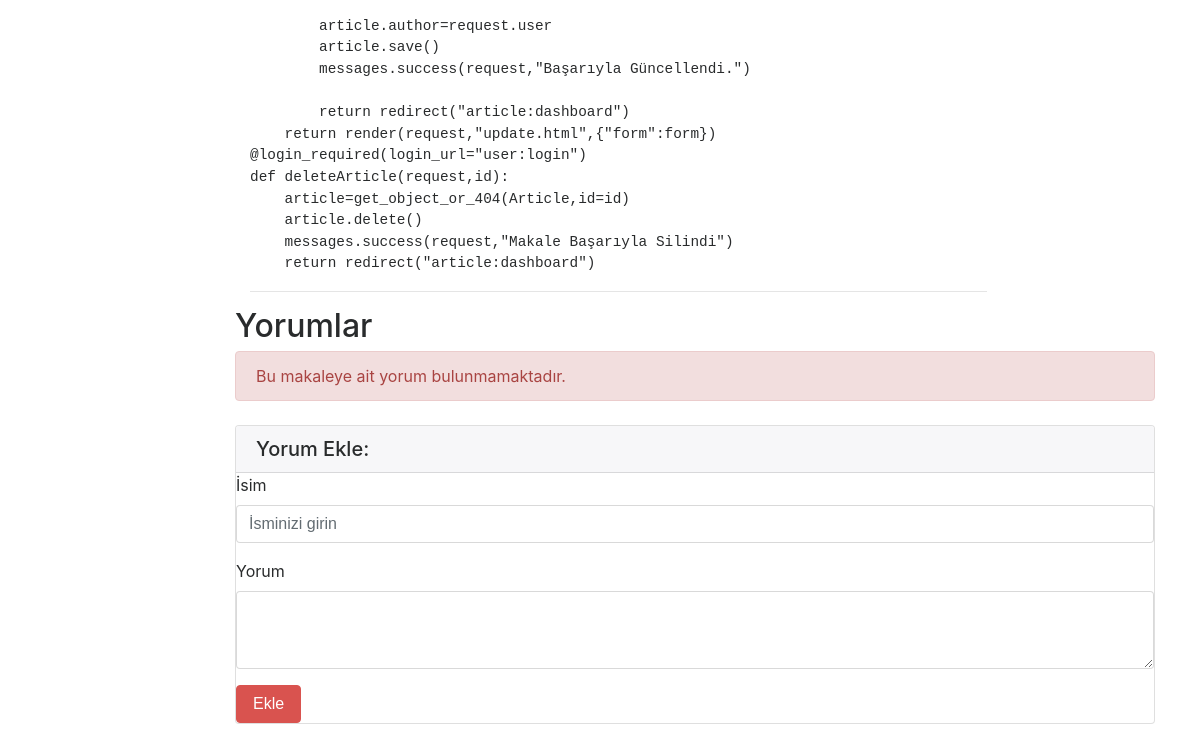
The page /articles/article/14 (lower part) on the database as committed earlier.
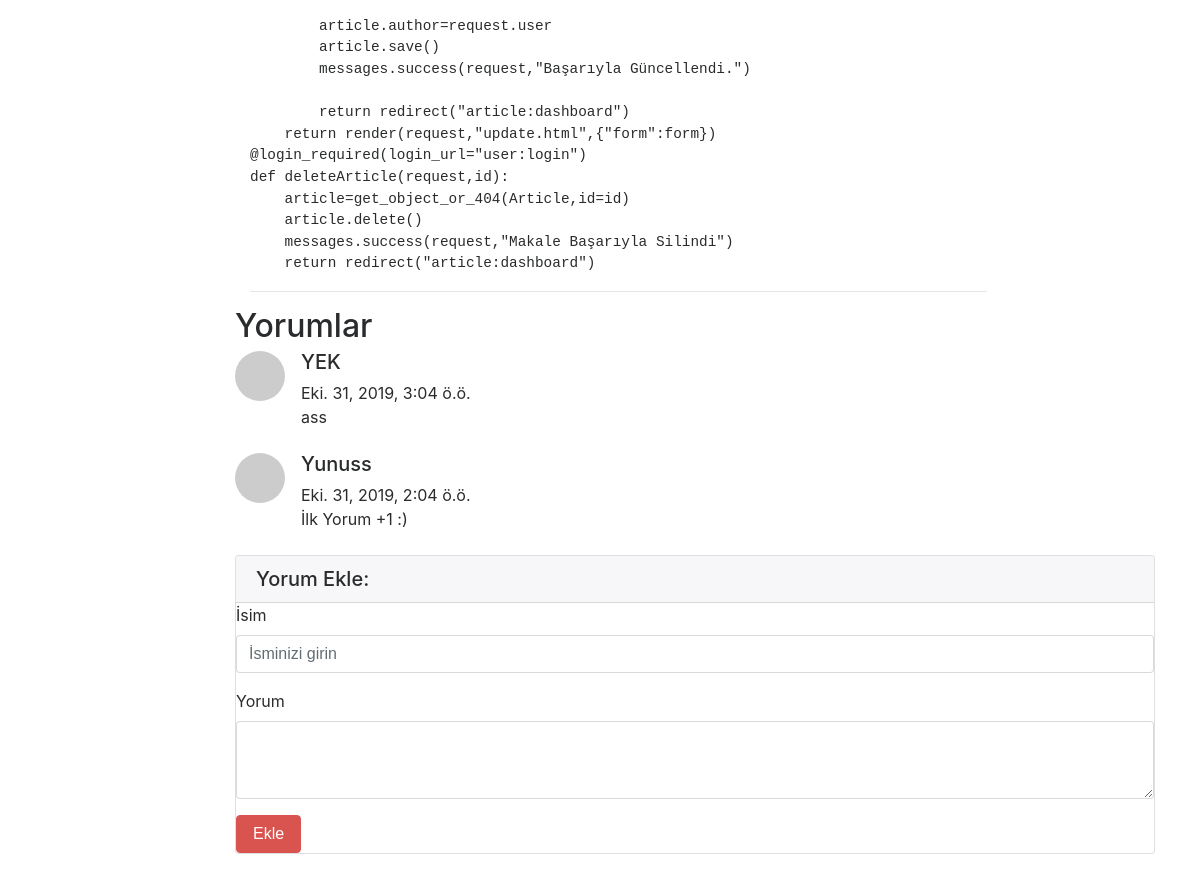
The same page on the database as committed later.
### article/models.py (models this page shows, shortened)
class Comment(models.Model):
    article=models.ForeignKey(Article,on_delete=models.CASCADE,verbose_name="Makele",related_name="comments")
    comment_author= models.CharField(max_length=50,verbose_name="İsim")
    comment_content= models.CharField(max_length=200,verbose_name="Yorum")
    comment_date=models.DateTimeField(auto_now_add=True)
    class Meta:
        ordering=["-comment_date"]

### article/views.py (the view)
# urls.py: path('article/<int:id>', views.detail,name="detail"),
def detail(request,id):
    article=get_object_or_404(Article,id=id)
    comments=article.comments.all()
    return render(request,"detail.html",{"article":article,"comments":comments})

### templates/detail.html (shortened to what this page needs)
{% extends "layout.html" %}
{% block body %}
<div class="row">
    <div class="col-md-10 offset-md-2">
    <div class="col-lg-10">
      <p class="lead">{{article.content|safe}}</p>
      <hr>
    </div>
    <h2>Yorumlar</h2>
    {% if comments %}
    {% for comment in comments %}
    <div class="media mb-4">
        <img class="d-flex mr-3 rounded-circle" src="http://placehold.it/50x50" alt="">
        <div class="media-body">
          <h5 class="mt-0">{{comment.comment_author}}</h5>
          {{comment.comment_date}} <br>
          {{comment.comment_content}}
        </div>
      </div>
    {% endfor %}
    {% else %}
    <div class="alert alert-danger">
      Bu makaleye ait yorum bulunmamaktadır.
    </div>
    {% endif %}
    <div class="card my-4">
        <h5 class="card-header">Yorum Ekle:</h5>
        <div class="card-body">
          <form method = "post" action = "{% url 'article:comment' article.id %}">
            <div class="form-group">
                <label for="formGroupExampleInput">İsim</label>
                <input name = "comment_author" type="text" class="form-control" id="formGroupExampleInput" placeholder="İsminizi girin">
              </div>
            <div class="form-group">
                <label for="formGroupExampleInput">Yorum</label>
              <textarea name = "comment_content" class="form-control" rows="3"></textarea>
            </div>
            <button type="submit" class="btn btn-danger">Ekle</button>
          </form>
        </div>
      </div>
      </div>
    </div>
{% endblock body %}

Rows that differ between the two databases and show on the page:
added Comment: comment_author "YEK", comment_date "Eki. 31, 2019, 3:04 ö.ö.", comment_content "ass"
added Comment: comment_author "Yunuss", comment_date "Eki. 31, 2019, 2:04 ö.ö.", comment_content "İlk Yorum +1 :)"
Other text that changed with them:
text no longer shown: "Bu makaleye ait yorum bulunmamaktadır."
